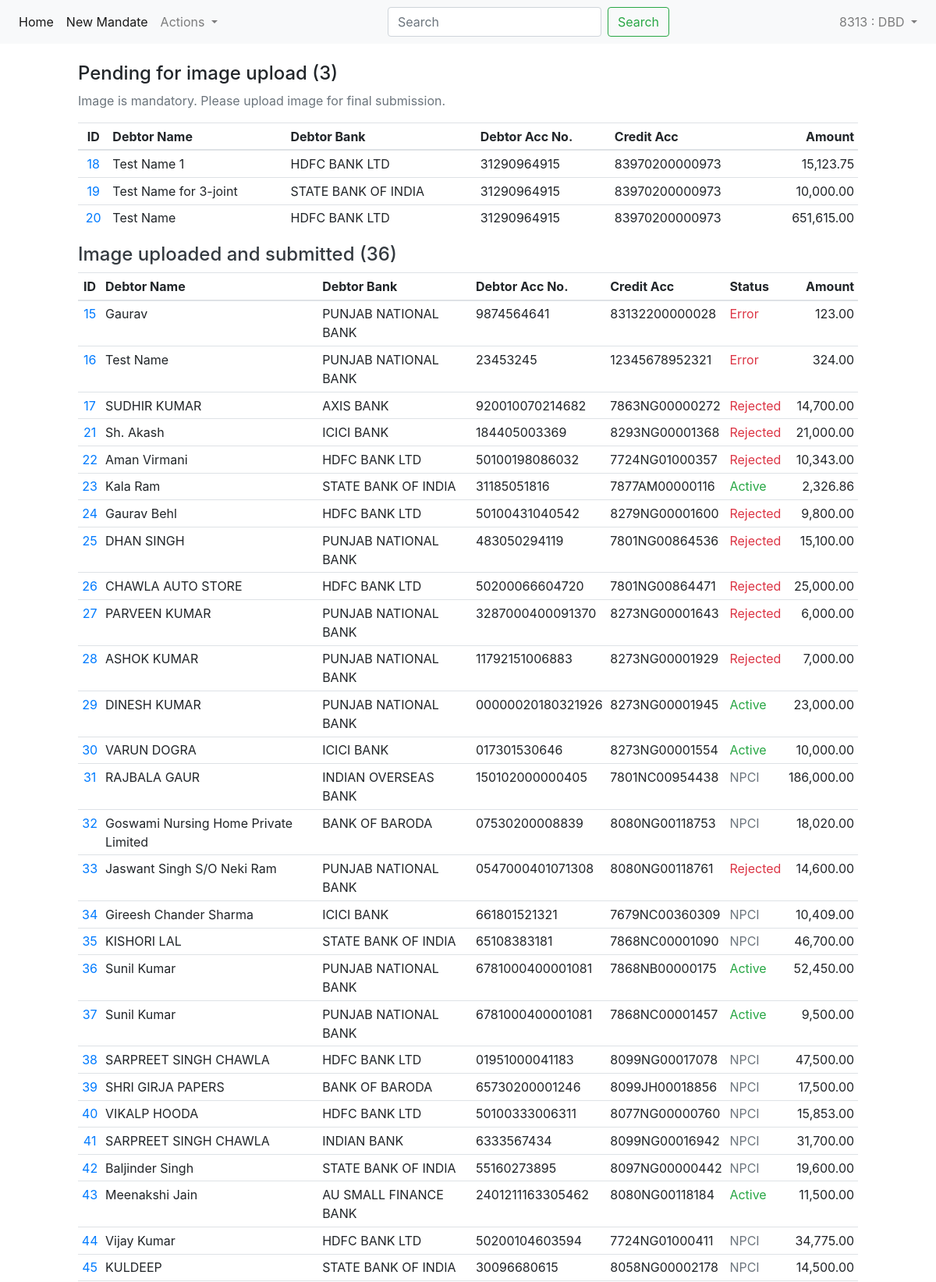
/mandates/ (signed in, upper part), run on the app's committed database.
### authentication/models.py (models this page shows)
class UserExtended(models.Model):
    user = models.OneToOneField(User, on_delete=models.PROTECT)
    office = models.ForeignKey(Office, on_delete=models.PROTECT)

### mandate/models.py (models this page shows, shortened)
class Office(models.Model):
	type_choices = [
		('BO', 'Branch'),
		('RO', 'Regional Office'),
		('HO', 'Head Office'),
	]
	region_choices = (
		('AMB', 'Ambala'),
		('BHI', 'Bhiwani'),
		('FTH', 'Fatehbad'),
		('GGN', 'Gurgaon'),
		('HIS', 'Hisar'),
		('KTL', 'Kaithal'),
		('MDG', 'Mahendergarh'),
		('NUH', 'Nuh'),
		('PPT', 'Panipat'),
		('RWR', 'Rewari'),
		('RTK', 'Rohtak'),
	)
	type = models.CharField(max_length=2, choices=type_choices)
	region = models.CharField(max_length=50, null=True, blank=True, choices=region_choices)
	sol_id = models.CharField(max_length=4)
	name = models.CharField(max_length=350)
	class Meta:
		constraints = [
			UniqueConstraint(
				name = 'office_sol_unique',
				fields = ["sol_id"]
			),
			CheckConstraint(
				check = (Q(type__exact = 'HO') | Q(region__isnull = False)),
				name = 'region_mandatory',
				violation_error_message='Please select a region name.'
			)
		]

class Mandate(models.Model):
	debit_type_choices = [
		(None, ''),
		('F', 'Fixed Amount'),
		('M', 'Max Amount'),
	]
	frequency_choices = [
		(None, ''),
		('ADHO', 'As and when presented'),
		('INDA', 'Intra Day'),
		('DAIL', 'Daily'),
		('WEEK', 'Weekly'),
		('BIMN', 'Bi-Monthly'),
		('MNTH', 'Monthly '),
		('QURT', 'Quaterly'),
		('MIAN', 'Semi annually'),
		('YEAR', 'Yearly'),
	]
	acc_type_choices = [
		(None, ''),
		('SAVINGS', 'SAVINGS'),
		('CURRENT', 'CURRENT'),
		('CC', 'CC'),
		('Other', 'Other'),
	]
	debit_date_choices = [
		(None, ''),
		('3', '3rd day of month'),
		('11', '11th day of month'),
		('19', '19th day of month'),
		('26', '26th day of month'),
	]
	seq_no = models.IntegerField(default=0)
	ref = models.CharField(max_length=35, null=False)
	office = models.ForeignKey(Office, on_delete=models.PROTECT)
	currency = models.CharField(max_length=5, default='INR', verbose_name='Currency')
	debit_type = models.CharField(max_length=1, choices=debit_type_choices, default='F', verbose_name='Debit Type')
	amount = models.DecimalField(max_digits=10, decimal_places=2, verbose_name='Installment Amount')
	category = models.CharField(max_length=4, default='L001', verbose_name='Category')
	frequency = models.CharField(max_length=4, choices=frequency_choices, default='MNTH', verbose_name='Frequency')
	date = models.DateField(verbose_name='Date of Mandate')
	start_date = models.DateField(verbose_name='Start Date', help_text="The start date should be on or after the date of mandate.")
	end_date = models.DateField(verbose_name='End Date', help_text="The end date can not be beyond 40 years after start date ")
	debtor_name = models.CharField(max_length=300, verbose_name='Name of Debor Account Holder', help_text="The name as per the debit account.")
	debtor_joint = models.BooleanField(default=False, verbose_name='Is the Debtor Account jointly held?', help_text="Select this if the debtor account requires signatures of multiple persons")
	debtor_name_2 = models.CharField(blank=True, null=True, max_length=300, verbose_name='Name of Debor Account Holder 2', help_text='At least one additional name required for joint account.')
	debtor_name_3 = models.CharField(blank=True, null=True, max_length=300, verbose_name='Name of Debor Account Holder 3')
	debtor_bank = models.ForeignKey(DebtorBank, on_delete=models.PROTECT, verbose_name='Debtor Bank')
	debtor_acc_type = models.CharField(max_length=10, choices=acc_type_choices, verbose_name='Debtor Account Type')
	debtor_acc_no = models.CharField(max_length=100, verbose_name='Debtor Legal Account Number')
	debtor_acc_ifsc = models.CharField(max_length=11, verbose_name='Debtor Account IFSC')
	creditor_name = models.CharField(max_length=300, verbose_name='Creditor Name')
	creditor_bank = models.CharField(max_length=300, default="SARVA HARYANA GRAMIN BANK", verbose_name='Creditor Bank')
	creditor_utility_code = models.CharField(max_length=100, default="HGBX00002000017848", verbose_name='Creditor Utility Code')
	mandate_image = models.ImageField(upload_to="mandate/images/mandate/", null=True, verbose_name='Mandate Image')
	debit_date = models.CharField(max_length=2, choices=debit_date_choices, verbose_name='Date of EMI Collection')
	credit_account = models.CharField(max_length=100, verbose_name='Credit Account', help_text="The loan/other account in SHGB in which the installment is to be credited.")
	phone = models.CharField(max_length=10, null=True, blank=True, validators=[phone_validator], verbose_name='Customer Mobile No.')
	email = models.EmailField(null=True, blank=True, verbose_name='Customer EMail ID')
	create_time = models.DateTimeField(null=True)
	create_user = models.ForeignKey(User, on_delete=models.PROTECT, related_name="create", null=True)
	submit_time = models.DateTimeField(null=True)
	submit_user = models.ForeignKey(User, on_delete=models.PROTECT, related_name="submit", null=True)
	lm_time = models.DateTimeField(null=True)
	is_deleted = models.BooleanField(default=False)
	def get_status(self):
		try:
			return self.presentation_set.latest().get_status()
		except Presentation.DoesNotExist:
			return {
				'short': 'New',
				'message': 'The mandate has been submitted and pending at HO:DBD',
				'class': 'primary'
			}
	class Meta:
		ordering = ["id"]
		constraints = [
			CheckConstraint(
    			check = Q(start_date__gte = F("date")),
    			name = "startDate_gte_date",
				violation_error_message = '"Start Date" can not be before the "Date of Mandate"',
			),
			UniqueConstraint(
				name = 'mandate_ref_unique',
				fields = ["ref"]
			)
		]

class DebtorBank(models.Model):
	name = models.CharField(max_length=400)
	is_deleted = models.BooleanField(default=False)
	def __str__(self):
		return self.name
	class Meta:
		ordering = ["name"]

class Presentation(models.Model):
	npci_codes = {
		'M093': 'Aadhaar not mapped to account number',
		'M090': 'Aadhaar Number mismatch in X509cert and bank CBS',
		'M089': 'Aadhaar Number mismatch in X509certfic and mandate',
		'M037': 'Account closed',
		'C003': 'Account closed',
		'C004': 'Account frozen',
		'M026': 'Account frozen or Blocked',
		'M057': 'Account Holder Name Mismatch with CBS',
		'C005': 'Account inoperative',
		'M055': 'Account Inoperative',
		'ac01': 'ACK Default Accept Reason',
		'M007': 'Alterations require drawers authentication',
		'M024': 'Amount in words and figures differ',
		'M034': 'Amount of EMI more than limit allowed for the acct',
		'M088': 'API Data mismatch with cust info and data mandate',
		'M094': 'Appropriate NACH Mandate not uploaded',
		'sack': 'Automatic cancel request acceptance',
		'C002': 'Cancellation on corporate request',
		'C001': 'Cancellation on customer request',
		'M008': 'Company for stamp required or Wrong',
		'M074': 'Data mismatch with image_account number',
		'M075': 'Data mismatch with image_account type',
		'M080': 'Data mismatch with image_amount',
		'M035': 'Data mismatch with image_Corporate name mismatch',
		'M079': 'Data mismatch with image_debit type',
		'M084': 'Data mismatch with image_debtor bank name',
		'M082': 'Data mismatch with image_end date',
		'M077': 'Data mismatch with image_frequency',
		'M085': 'Data mismatch with image_more than one field',
		'M083': 'Data mismatch with image_payer name',
		'M078': 'Data mismatch with image_period',
		'M081': 'Data mismatch with image_start date',
		'ncfe': 'Default forced not acknowledge acceptance reason',
		'pc01': 'Default PreCancel reason',
		'rv01': 'Default Revoke Reason',
		'sp01': 'Default Suspend Reason',
		'M006': 'Drawers authority to operate account not received',
		'M003': 'Drawers signature differs',
		'M050': 'Drawers signature illegible in mandate form',
		'M049': 'Drawers signature not updated in Bank CBS',
		'M004': 'Drawers signature required',
		'M021': 'Duplicate mandate_first presented mandate already ',
		'M091': 'eSign Signature is tampered or corrupt',
		'M027': 'Image not clear',
		'M096': 'Instrument out dated and stale',
		'M060': 'Invalid frequency',
		'M066': 'Joint signature required',
		'M009': 'Mandate not in standard format',
		'M052': 'Mandate Not Registered_Minor Account',
		'M056': 'Mandate Not Registered_ not maintaining req balanc',
		'M051': 'Mandate Not Registered_NRE Account',
		'M095': 'Mandate Presented with thumb Impression',
		'M030': 'Mandate registration not allowed for CC account',
		'M054': 'Mandate registration not allowed for PPF account',
		'M038': 'No such account',
		'M036': 'Not a CBS act no.or old act no.representwithCBS no',
		'A001': 'On customer request',
		'M011': 'Payment stopped by attachment order',
		'M012': 'Payment stopped by court order',
		'M025': 'Present under proper mandate category',
		'M023': 'Refer to the branch_KYC not completed',
		'M032': 'Rejected as per customer confirmation',
		'M092': 'signed Content doesnot tally with data mandate',
		'ncex': 'TAT expired',
		'M067': 'Thumb Impression in CBS but cust sign in mandate',
		'M013': 'Withdrawal stopped owing to death of account holde',
		'M015': 'Withdrawal stopped owing to insolvency of account ',
		'M014': 'Withdrawal stopped owing to lunacy of account hold',
	}
	date = models.DateField()
	seq_no = models.IntegerField()
	npci_username = models.CharField(max_length=35, default = 'HGBX344857')
	npci_MsgId = models.CharField(max_length=35)
	filename_prefix = models.CharField(max_length=35, null=True)
	mandate = models.ForeignKey(Mandate, on_delete=models.CASCADE)
	zip = models.ForeignKey(Zip, on_delete=models.CASCADE)
	npci_upload_time = models.DateTimeField(null=True)
	npci_umrn = models.CharField(max_length=35, null=True)
	npci_upload_error = models.CharField(max_length=1000, null=True)
	npci_status = models.CharField(max_length=35, null=True, choices=npci_codes)
	npci_reason_code = models.CharField(max_length=10, null=True)
	npci_response_time = models.DateTimeField(null=True)
	def get_status(self):
		status = {}
		if self.npci_upload_time == None:
			raise Presentation.DoesNotExist
		elif self.npci_upload_error != None:
			status['short'] = 'Error'
			status['message'] = "Error: " + self.npci_upload_error
			status['class'] = "danger"
		elif self.npci_status == None:
			status['short'] = 'NPCI'
			status['message'] = "Mandate uploaded at NPCI portal"
			status['class'] = "secondary"
		elif self.npci_status == 'Active':
			status['short'] = 'Active'
			status['message'] = "Mandate has been accepted by the debtor bank"
			status['class'] = "success"
		elif self.npci_status == 'Rejected':
			status['short'] = 'Rejected'
			status['message'] = "Rejected - "
			status['class'] = "danger"
			if self.npci_reason_code != None:
				status['message'] = status['message'] + self.npci_reason_code + ' - ' + self.npci_codes[self.npci_reason_code]
		else:
			status['short'] = 'Unknown'
			status['message'] = "Status unknown. Contact HO:DBD"
			status['class'] = "dark"
		return status
	class Meta:
		get_latest_by = ["date", "seq_no"]
		ordering = ["date", "seq_no"]
		constraints = [
			UniqueConstraint(
				name = 'presentation_date_seq_unique',
				fields = ["date", "seq_no"]
			)
		]

### mandate/views.py (the view)
# urls.py: path("", views.index, name="index"),
def index(request):
	mandates = Mandate.objects.exclude(mandate_image__exact = '')
	mandates_pending_image = Mandate.objects.filter(mandate_image__exact = '')
	context = {"mandates": mandates, "mandates_pending_image": mandates_pending_image}
	return render(request, "mandate/index.html", context)

### mandate/templates/mandate/index.html
{% extends "mandate/base.html" %}
{% load humanize %}
{% block content %}
<div style="width: 1000px;">
  <h4>Pending for image upload ({{ mandates_pending_image.count }})</h4>
  <p class="text-muted">Image is mandatory. Please upload image for final submission.</p>
  <table class="table table-sm">
    <thead>
      <tr>
        <th scope="col" class="text-center">ID</th>
        <th scope="col">Debtor Name</th>
        <th scope="col">Debtor Bank</th>
        <th scope="col">Debtor Acc No.</th>
        <th scope="col">Credit Acc</th>
        <th scope="col" class="text-right">Amount</th>
      </tr>
    </thead>
    <tbody>
      {% for m in mandates_pending_image %}
      <tr>
        <td scope="row" class="text-center"><a href="/mandates/mandate/{{m.id}}/">{{m.id}}</a></td>
        <td>{{m.debtor_name}}</td>
        <td>{{m.debtor_bank}}</td>
        <td>{{m.debtor_acc_no}}</td>
        <td>{{m.credit_account}}</td>
        <td class="text-right">{{m.amount|intcomma}}</td>
      </tr>
      {% endfor %}
    </tbody>
  </table>
  <h4><a href="1/" class="text-dark">Image uploaded and submitted ({{ mandates.count }})</a></h4>
  <table class="table table-sm">
    <thead>
      <tr>
        <th scope="col" class="text-center">ID</th>
        <th scope="col">Debtor Name</th>
        <th scope="col">Debtor Bank</th>
        <th scope="col">Debtor Acc No.</th>
        <th scope="col">Credit Acc</th>
        <th scope="col">Status</th>
        <th scope="col" class="text-right">Amount</th>
      </tr>
    </thead>
    <tbody>
      {% for m in mandates %}
      <tr>
        <td scope="row" class="text-center"><a href="/mandates/mandate/{{m.id}}/">{{m.id}}</a></td>
        <td>{{m.debtor_name}}</td>
        <td>{{m.debtor_bank}}</td>
        <td>{{m.debtor_acc_no}}</td>
        <td>{{m.credit_account}}</td>
        <td class="text-{{m.get_status.class}}">{{m.get_status.short}}</td>
        <td class="text-right">{{m.amount|intcomma}}</td>
      </tr>
      {% endfor %}
    </tbody>
  </table>
</div>
{% endblock %}

### mandate/templates/mandate/base.html (shortened to what this page needs)
{% load extras %}
{% load static %}
<!DOCTYPE html>
<html>
<head>
	<link rel="stylesheet" href="{% static 'mandate/style.css' %}">
	<link rel="stylesheet" href="{% static 'bootstrap-4/css/bootstrap.min.css' %}">
	<link rel="stylesheet" href="{% static 'bootstrap-select/css/bootstrap-select.min.css' %}">
	<link rel="stylesheet" href="{% static 'cropperjs/cropper.min.css' %}">
</head>
<body>
	<nav class="navbar navbar-expand-lg navbar-light bg-light mb-4">
		<div class="collapse navbar-collapse" id="navbarSupportedContent">
			<ul class="navbar-nav mr-auto">
				<li class="nav-item active">
					<a class="nav-link" href="/mandates/">Home</a>
				</li>
				<li class="nav-item active">
					<a class="nav-link" href="/mandates/create/">New Mandate</a>
				</li>
				{% if request.user.userextended.office.type == 'HO' %}
				<li class="nav-item dropdown">
					<a class="nav-link dropdown-toggle" href="#" id="navbarDropdown" role="button"
						data-toggle="dropdown" aria-haspopup="true" aria-expanded="false">
						Actions
					</a>
				</li>
				{% endif %}
			</ul>
			<form class="form-inline my-2 my-lg-0" action="{% url 'mandate:search_acc' %}" method="get">
				<input class="form-control mr-sm-2" type="search" placeholder="Search" aria-label="Search"
					name="account" maxlength="14" required id="id_account">
				<button class="btn btn-outline-success my-2 my-sm-0" type="submit">Search</button>
			</form>
			<ul class="navbar-nav ml-auto">
				<li class="nav-item dropdown">
					<a class="nav-link dropdown-toggle" href="#" id="navbarDropdownMenuLink" data-toggle="dropdown"
						aria-haspopup="true" aria-expanded="false">
						{{request.user}} : {{request.user.userextended.office.name}}
					</a>
				</li>
			</ul>
		</div>
	</nav>
	<div id="content" class="content">
		{% block content %}{% endblock %}
	</div>
</body>
</html>

### mandate/static/mandate/style.css (style rules this page uses)
body { font-family: Aptos, 'Microsoft Sans Serif', Arial; display: block; text-align: center; }
.content { display: grid; justify-content: center; }

### data on the page
Mandate: id "18", debtor_name "Test Name 1", debtor_bank "HDFC BANK LTD", debtor_acc_no "31290964915", credit_account "83970200000973", amount "15,123.75"
Mandate: id "19", debtor_name "Test Name for 3-joint", debtor_bank "STATE BANK OF INDIA", debtor_acc_no "31290964915", credit_account "83970200000973", amount "10,000.00"
Mandate: id "20", debtor_name "Test Name", debtor_bank "HDFC BANK LTD", debtor_acc_no "31290964915", credit_account "83970200000973", amount "651,615.00"
Mandate: id "15", debtor_name "Gaurav", debtor_bank "PUNJAB NATIONAL BANK", debtor_acc_no "9874564641", credit_account "83132200000028", get_status.short "Error", amount "123.00"
Mandate: id "16", debtor_name "Test Name", debtor_bank "PUNJAB NATIONAL BANK", debtor_acc_no "23453245", credit_account "12345678952321", get_status.short "Error", amount "324.00"
Mandate: id "17", debtor_name "SUDHIR KUMAR", debtor_bank "AXIS BANK", debtor_acc_no "920010070214682", credit_account "7863NG00000272", get_status.short "Rejected", amount "14,700.00"
Mandate: id "21", debtor_name "Sh. Akash", debtor_bank "ICICI BANK", debtor_acc_no "184405003369", credit_account "8293NG00001368", get_status.short "Rejected", amount "21,000.00"
Mandate: id "22", debtor_name "Aman Virmani", debtor_bank "HDFC BANK LTD", debtor_acc_no "50100198086032", credit_account "7724NG01000357", get_status.short "Rejected", amount "10,343.00"
Mandate: id "23", debtor_name "Kala Ram", debtor_bank "STATE BANK OF INDIA", debtor_acc_no "31185051816", credit_account "7877AM00000116", get_status.short "Active", amount "2,326.86"
Mandate: id "24", debtor_name "Gaurav Behl", debtor_bank "HDFC BANK LTD", debtor_acc_no "50100431040542", credit_account "8279NG00001600", get_status.short "Rejected", amount "9,800.00"
Mandate: id "25", debtor_name "DHAN SINGH", debtor_bank "PUNJAB NATIONAL BANK", debtor_acc_no "483050294119", credit_account "7801NG00864536", get_status.short "Rejected", amount "15,100.00"
Mandate: id "26", debtor_name "CHAWLA AUTO STORE", debtor_bank "HDFC BANK LTD", debtor_acc_no "50200066604720", credit_account "7801NG00864471", get_status.short "Rejected", amount "25,000.00"
Mandate: id "27", debtor_name "PARVEEN KUMAR", debtor_bank "PUNJAB NATIONAL BANK", debtor_acc_no "3287000400091370", credit_account "8273NG00001643", get_status.short "Rejected", amount "6,000.00"
Mandate: id "28", debtor_name "ASHOK KUMAR", debtor_bank "PUNJAB NATIONAL BANK", debtor_acc_no "11792151006883", credit_account "8273NG00001929", get_status.short "Rejected", amount "7,000.00"
Mandate: id "29", debtor_name "DINESH KUMAR", debtor_bank "PUNJAB NATIONAL BANK", debtor_acc_no "00000020180321926", credit_account "8273NG00001945", get_status.short "Active", amount "23,000.00"
Mandate: id "30", debtor_name "VARUN DOGRA", debtor_bank "ICICI BANK", debtor_acc_no "017301530646", credit_account "8273NG00001554", get_status.short "Active", amount "10,000.00"
Mandate: id "31", debtor_name "RAJBALA GAUR", debtor_bank "INDIAN OVERSEAS BANK", debtor_acc_no "150102000000405", credit_account "7801NC00954438", get_status.short "NPCI", amount "186,000.00"
Mandate: id "32", debtor_name "Goswami Nursing Home Private Limited", debtor_bank "BANK OF BARODA", debtor_acc_no "07530200008839", credit_account "8080NG00118753", get_status.short "NPCI", amount "18,020.00"
Mandate: id "33", debtor_name "Jaswant Singh S/O Neki Ram", debtor_bank "PUNJAB NATIONAL BANK", debtor_acc_no "0547000401071308", credit_account "8080NG00118761", get_status.short "Rejected", amount "14,600.00"
Mandate: id "34", debtor_name "Gireesh Chander Sharma", debtor_bank "ICICI BANK", debtor_acc_no "661801521321", credit_account "7679NC00360309", get_status.short "NPCI", amount "10,409.00"
Mandate: id "35", debtor_name "KISHORI LAL", debtor_bank "STATE BANK OF INDIA", debtor_acc_no "65108383181", credit_account "7868NC00001090", get_status.short "NPCI", amount "46,700.00"
Mandate: id "36", debtor_name "Sunil Kumar", debtor_bank "PUNJAB NATIONAL BANK", debtor_acc_no "6781000400001081", credit_account "7868NB00000175", get_status.short "Active", amount "52,450.00"
Mandate: id "37", debtor_name "Sunil Kumar", debtor_bank "PUNJAB NATIONAL BANK", debtor_acc_no "6781000400001081", credit_account "7868NC00001457", get_status.short "Active", amount "9,500.00"
Mandate: id "38", debtor_name "SARPREET SINGH CHAWLA", debtor_bank "HDFC BANK LTD", debtor_acc_no "01951000041183", credit_account "8099NG00017078", get_status.short "NPCI", amount "47,500.00"
Mandate: id "39", debtor_name "SHRI GIRJA PAPERS", debtor_bank "BANK OF BARODA", debtor_acc_no "65730200001246", credit_account "8099JH00018856", get_status.short "NPCI", amount "17,500.00"
Mandate: id "40", debtor_name "VIKALP HOODA", debtor_bank "HDFC BANK LTD", debtor_acc_no "50100333006311", credit_account "8077NG00000760", get_status.short "NPCI", amount "15,853.00"
Mandate: id "41", debtor_name "SARPREET SINGH CHAWLA", debtor_bank "INDIAN BANK", debtor_acc_no "6333567434", credit_account "8099NG00016942", get_status.short "NPCI", amount "31,700.00"
Mandate: id "42", debtor_name "Baljinder Singh", debtor_bank "STATE BANK OF INDIA", debtor_acc_no "55160273895", credit_account "8097NG00000442", get_status.short "NPCI", amount "19,600.00"
Mandate: id "43", debtor_name "Meenakshi Jain", debtor_bank "AU SMALL FINANCE BANK", debtor_acc_no "2401211163305462", credit_account "8080NG00118184", get_status.short "Active", amount "11,500.00"
Mandate: id "44", debtor_name "Vijay Kumar", debtor_bank "HDFC BANK LTD", debtor_acc_no "50200104603594", credit_account "7724NG01000411", get_status.short "NPCI", amount "34,775.00"
Mandate: id "45", debtor_name "KULDEEP", debtor_bank "STATE BANK OF INDIA", debtor_acc_no "30096680615", credit_account "8058NG00002178", get_status.short "NPCI", amount "14,500.00"

### other printed values
{{ request.user }} "8313"
{{ request.user.userextended.office.name }} "DBD"
{{ mandates_pending_image.count }} "3"
{{ mandates.count }} "36"
